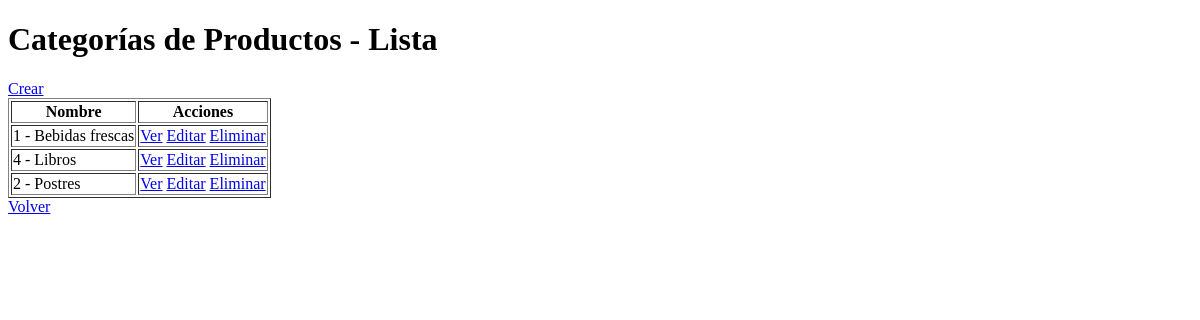
Before: /producto/categoria/list with the older database file.
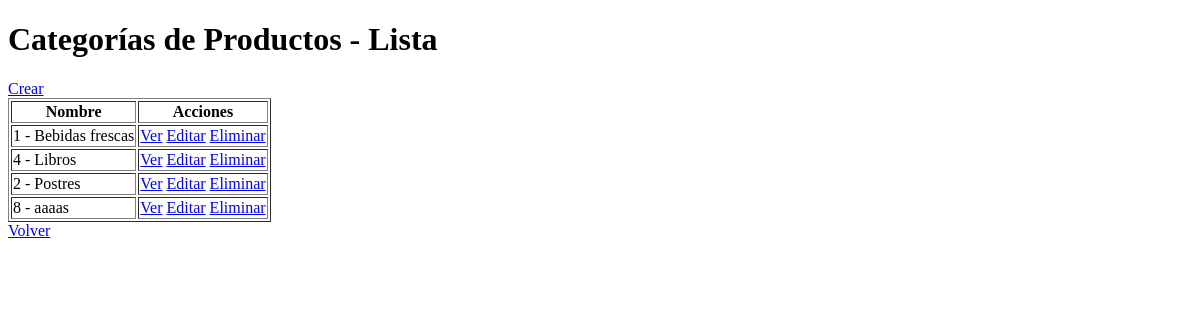
After: the same page with the newer database file.
### producto/models.py (models this page shows, shortened)
class Categoria(models.Model):
    nombre = models.CharField(max_length=100, unique=True)
    descripcion = models.TextField(blank=True, default="", verbose_name="descripción")
    class Meta:
        verbose_name = "Categoría de Productos"
        verbose_name_plural = "Categorías de Productos"
        ordering = ("nombre",)

### producto/views.py (the view)
# urls.py: path("categoria/list", views.categoria_list, name="categoria_list"),
def categoria_list(request: HttpRequest) -> HttpResponse:
    categorias = Categoria.objects.all()
    return render(request, "producto/categoria_list.html", {"categorias": categorias})

### producto/templates/producto/categoria_list.html
{% extends "core/base.html" %}
{% block contenido %}
    <h1>Categorías de Productos - Lista</h1>
    <a href="{% url 'producto:categoria_create' %}">Crear</a>
    <table border="1">
        <thead>
            <tr>
                <th>Nombre</th>
                <th>Acciones</th>
            </tr>
        </thead>
        <tbody>
            {% for categoria in categorias %}
                <tr>
                    <td>{{ categoria.id }} - {{ categoria.nombre }}</td>
                    <td>
                        <a href="{% url 'producto:categoria_detail' categoria.id %}">Ver</a>
                        <a href="{% url 'producto:categoria_update' categoria.id %}">Editar</a>
                        <a href="{% url 'producto:categoria_delete' categoria.id %}">Eliminar</a>
                    </td>
                </tr>
            {% endfor %}
        </tbody>
    </table>
    <div>
        <a href="{% url 'producto:home' %}">Volver</a>
    </div>
{% endblock contenido %}

Changed rows visible on the page:
added Categoria: id "8", nombre "aaaas"
